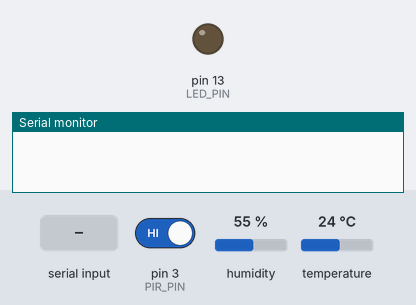
Recording of a sketch running on a simulated Arduino Uno, built with avr-gcc and run on an emulated ATmega328P. Shown: output pins drawn as LEDs (lit = HIGH), the last lines printed to the serial monitor. The inputs (shaded band) are chosen by the test bench; at power-on: pin 3 (PIR_PIN) HIGH, humidity 55 %, temperature 24 °C.

Above: at 1.2 s.
1.3 s: "1" received over Serial
At 2.2 s:
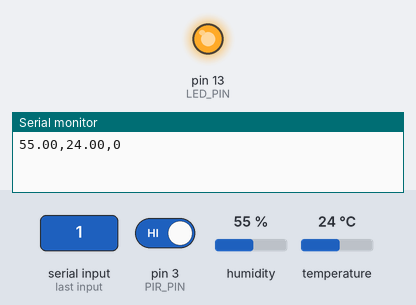
2.8 s: "0" received over Serial
At 3.3 s:
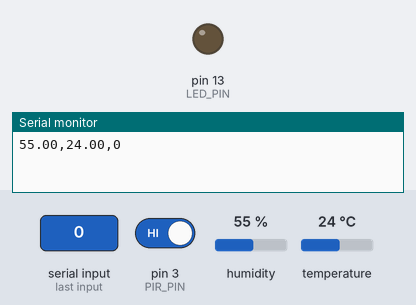
Timing chart, 0 to 5.8 s (numbered marks = the images above; inputs shaded):
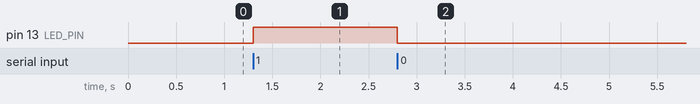

Measured:
- after the input at 1.3 s, pin 13 (LED_PIN): LOW → HIGH at once
- after the input at 2.8 s, pin 13 (LED_PIN): HIGH → LOW at once

The sketch:

Integrated_Sketch.ino
```cpp
#include "DHT.h"

// 1. 핀 설정
#define DHTPIN 2       // 온습도 센서 (D2)
#define DHTTYPE DHT11
#define PIR_PIN 3      // 인체감지 센서 (D3)
#define LED_PIN 13     // 제어할 LED (D13)

DHT dht(DHTPIN, DHTTYPE);

// 2. 변수 설정
unsigned long lastTime = 0;   // 마지막으로 센서 보낸 시간
const long interval = 2000;   // 센서 측정 간격 (2초)

volatile int motionStatus = 0; // 움직임 감지 상태

// 인터럽트 함수 (사람 움직이면 1로 변경)
void detectMotion() {
  motionStatus = 1;
}

void setup() {
  // ⭐ 통신 속도 115200 (파이썬과 맞춤)
  Serial.begin(115200);

  dht.begin();
  pinMode(PIR_PIN, INPUT);
  pinMode(LED_PIN, OUTPUT);

  // PIR 센서는 인터럽트로 감시 (놓치지 않기 위해)
  attachInterrupt(digitalPinToInterrupt(PIR_PIN), detectMotion, RISING);
}

void loop() {
  // ==========================================
  // 1. [Down-link] LED 명령 수신 (항상 감시)
  // ==========================================
  if (Serial.available() > 0) {
    char command = Serial.read(); // 파이썬에서 보낸 글자 읽기

    if (command == '1') {
      digitalWrite(LED_PIN, HIGH); // LED 켜기
    }
    else if (command == '0') {
      digitalWrite(LED_PIN, LOW);   // LED 끄기
    }
  }

  // ==========================================
  // 2. [Up-link] 센서 데이터 전송 (2초마다)
  // ==========================================
  unsigned long currentTime = millis(); // 현재 시간 가져오기

  if (currentTime - lastTime >= interval) {
    // 2초가 지났다면 실행
    lastTime = currentTime; // 시간 갱신

    float h = dht.readHumidity();
    float t = dht.readTemperature();

    // 센서값 에러 처리
    if (isnan(h)) h = 0.0;
    if (isnan(t)) t = 0.0;

    // ⭐ CSV 포맷으로 전송 (습도,온도,움직임)
    // 예시: 45.2,26.5,1
    Serial.print(h);
    Serial.print(",");
    Serial.print(t);
    Serial.print(",");
    Serial.println(motionStatus);

    // 움직임 상태 초기화 (다음 감지 위해)
    motionStatus = 0;
  }
}
```
